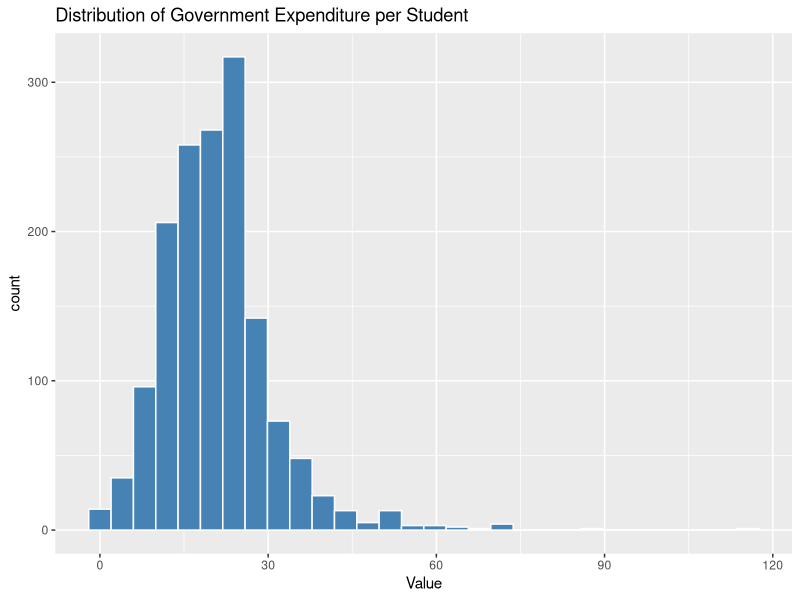

Write R code to recreate this figure.
## ---- chunk 1
knitr::opts_chunk$set(echo = TRUE)
## ---- chunk 2
library(dplyr)

# a) 
#dept a 
#grouped by admit and gender
dept_a <-UCBAdmissions[,,'A']
ncol(dept_a)
ncol(dept_a)
class(dept_a)

# b) 
admit_gender <- rowSums(UCBAdmissions, dims = 2)
admit_gender



# c) 

total_applicants <- rowSums(admit_gender)
total_applicants
# d) 
admit_rate <- admit_gender / total_applicants

admit_rate

## ---- chunk 3
library(ggplot2)

data = read.csv('Government_expenditure_per_student.csv')

#a)
ggplot(data, aes(x = Value)) +
  geom_histogram(fill = "steelblue", color = "white") +
  labs(title = "Distribution of Government Expenditure per Student",
       x = "Value")

#b) answered outside of chunk

#c)

# Compute the center value
mean_value <- mean(data$Value)
median_value <- median(data$Value)

# Compute the measures of variability
sd_value <- sd(data$Value)
range_value <- max(data$Value) - min(data$Value)

mean_value
median_value
sd_value
range_value

#d) 
trimmed_mean <- mean(data$Value, trim = 0.05)
trimmed_mean
## ---- chunk 4
#a)
pop <- c(1:30)
pop_mean <- mean(pop)
pop_sd <- sqrt((30-1)/30) * sd(pop)

pop
pop_mean
pop_sd

#b)
samp <- sample(pop, size = 100, replace = TRUE)

#c)


#x (pop_mean): sample mean

#t: the t-critical value

#s (pop_sd): sample standard deviation

#n (length(pop)): sample size

margin <- qt(0.975,df = length(pop)-1)* pop_sd / sqrt(length(pop))


lowerinterval <- pop_mean - margin
upperinterval <- pop_mean + margin

lowerinterval
upperinterval

#d) answered outside of chunk


#e)

